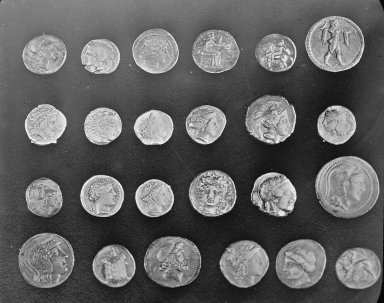
#> input picture skimage.data.coins(), 384 x 303 px
$ jupyter execute --allow-errors scikitImage.ipynb   (shell and % lines are left out)   (older library calls are emulated)
#> lines starting #> are read from the running program, lines starting #| are printed output that depends on the picture
[cell 1]
import sys
# C:\Users\jokemjaa\Documents\GitHub\jupyter\jedit
sys.path.append("C:\\users\\jokemjaa\\Documents\\github\\")
import jupyter_cell_magics.jedit as jedit

[cell 2]
from skimage import data, io, filters

[cell 3]
io.find_available_plugins()

[cell 4]
io.use_plugin('matplotlib')
# io.use_plugin('gtk')

[cell 5]
# sulkava = io.imread(r'C:\Users\jokemjaa\OneDrive - Tieto Corporation\Notebooks\Sulkava1.png')
from skimage import color
#> (the rest of this cell did not finish here and is left out)

#> (a cell that did not finish here is left out)

[cell 7]
from mpl_toolkits.mplot3d import Axes3D
#> (the rest of this cell did not finish here and is left out)

#> (a cell that did not finish here is left out)

#> (a cell that did not finish here is left out)

#> (a cell that did not finish here is left out)

[cell 11]
import numpy as np
#> (the rest of this cell did not finish here and is left out)

#> (a cell that did not finish here is left out)

[cell 13]
image = data.coins()
#> image is the input picture: shape (303, 384); min 1, max 252, mean 96.9
# ... or any other NumPy array!
edges = filters.sobel(image)
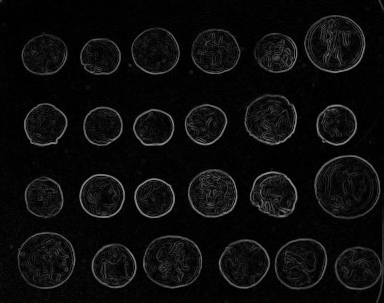
#> edges: shape (303, 384) float64; min 0, max 0.59, mean 0.0492
io.imshow(edges)
io.show()

[cell 14]
io.imshow(edges)
io.show()

[cell 15]
import numpy as np
import matplotlib.pyplot as plt

from scipy.ndimage import gaussian_filter
from skimage import data
from skimage import img_as_float
from skimage.morphology import reconstruction

# Convert to float: Important for subtraction later which won't work with uint8
image = img_as_float(data.coins())
image = gaussian_filter(image, 1)
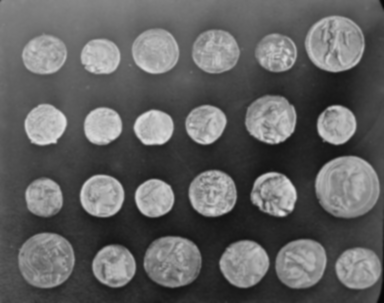
#> image: shape (303, 384) float64; min 0.0233, max 0.89, mean 0.38

seed = np.copy(image)
seed[1:-1, 1:-1] = image.min()
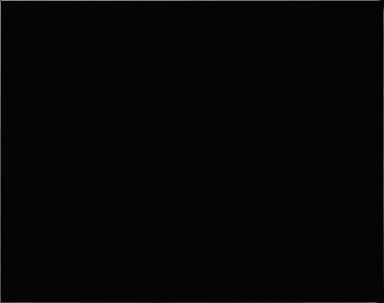
#> seed: shape (303, 384) float64; min 0.0233, max 0.534, mean 0.0268
mask = image

dilated = reconstruction(seed, mask, method='dilation')
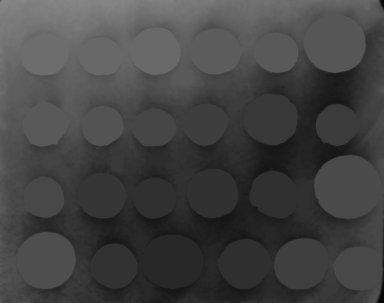
#> dilated: shape (303, 384) float64; min 0.0233, max 0.534, mean 0.265

[cell 16]
fig, (ax0, ax1, ax2) = plt.subplots(nrows=1,
                                    ncols=3,
                                    figsize=(10, 4.5),
                                    sharex=True,
                                    sharey=True)

ax0.imshow(image, cmap='gray')
ax0.set_title('original image')
ax0.axis('off')

ax1.imshow(dilated, vmin=image.min(), vmax=image.max(), cmap='gray')
ax1.set_title('dilated')
ax1.axis('off')

ax2.imshow(image - dilated, cmap='gray')
ax2.set_title('image - dilated')
ax2.axis('off')

fig.tight_layout()
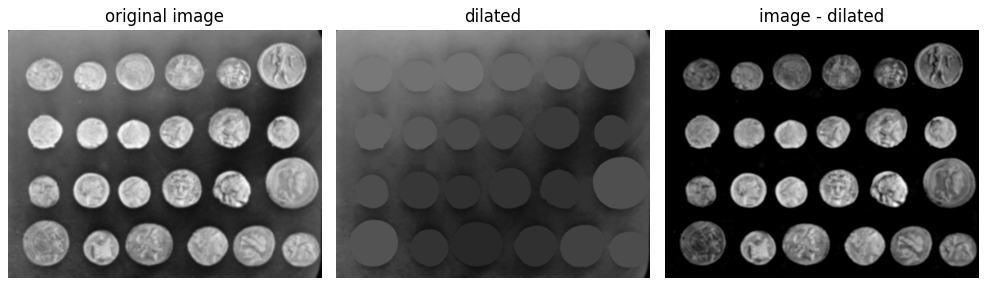
#> figure drawn by matplotlib, 3 panels

[cell 17]
io.imsave('coins_pil.png', edges)

[cell 18]
import matplotlib.pyplot as plt

from skimage import data
from skimage.exposure import rescale_intensity

image = data.moon()
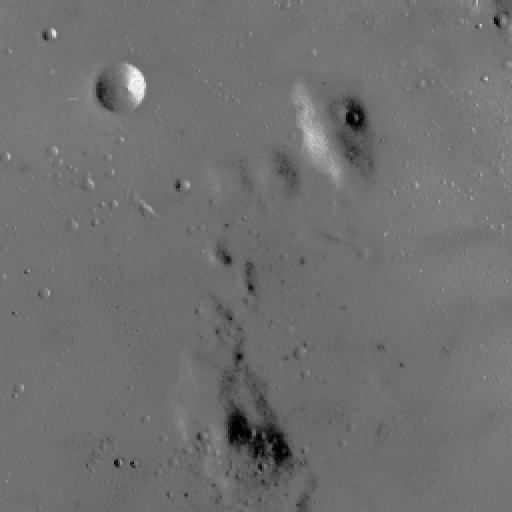
#> input picture skimage.data.moon(), 512 x 512 px
#> image is the input picture: shape (512, 512); min 0, max 255, mean 112.2
# Rescale image intensity so that we can see dim features.
image = rescale_intensity(image, in_range=(50, 200))
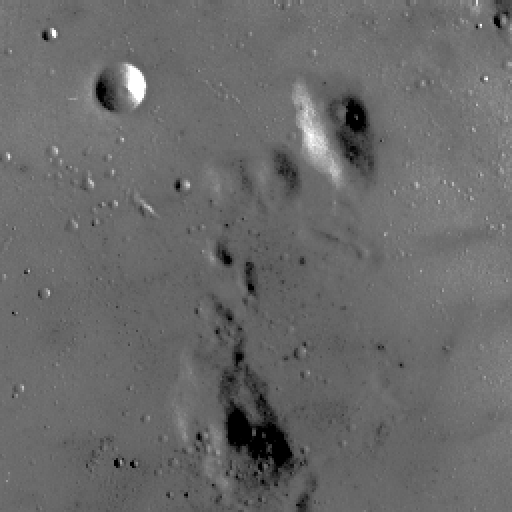
#> image: shape (512, 512); min 0, max 255, mean 105.6

[cell 19]
import numpy as np
from skimage.morphology import reconstruction

seed = np.copy(image)
seed[1:-1, 1:-1] = image.max()
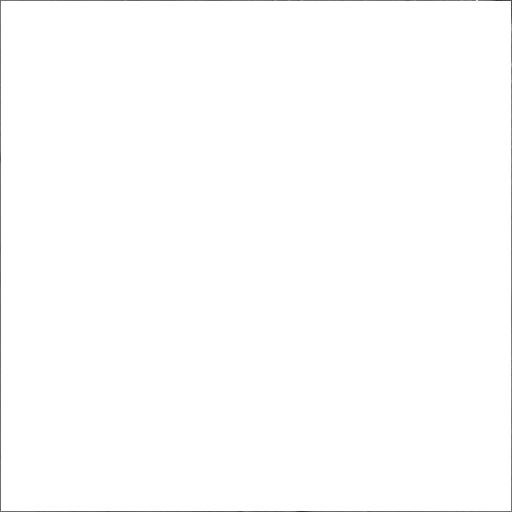
#> seed: shape (512, 512); min 44, max 255, mean 253.9
mask = image

filled = reconstruction(seed, mask, method='erosion')
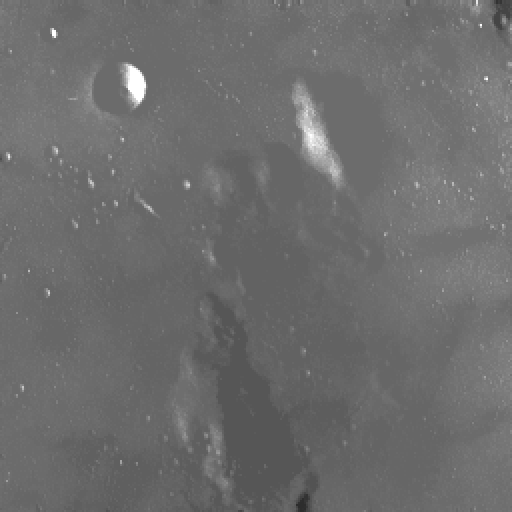
#> filled: shape (512, 512) float64; min 44, max 255, mean 108.8

[cell 20]
import matplotlib
imageNames = [name for name in globals().keys() if type(globals()[name]) == np.ndarray and 'plt' in name]
for name in imageNames:
    filePath = "./templates/" + name + ".png"
    print(filePath)
    plt.imsave(filePath, globals()[name], cmap=plt.cm.nipy_spectral)
#     ret = io.imshow((globals()[name]), cmap=plt.cm.gray, interpolation='nearest')

jedit.setGlobals(imageNames = imageNames)
#> (this line was passed over: jupyter_cell_magics is not available in this run)
